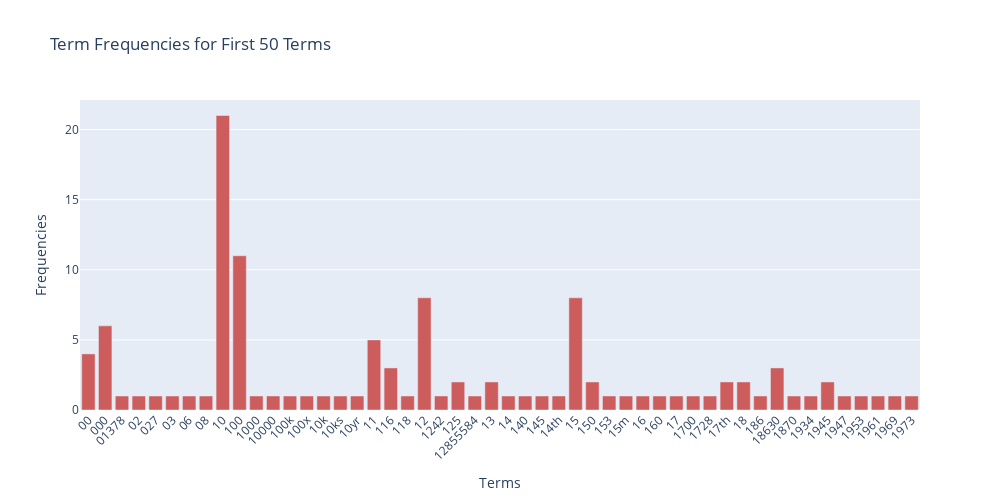

Here is the notebook cell this chart was saved with:
### Code cell
re_terms = count_vect.get_feature_names_out()[:50]
re_frequencies = term_frequencies[:50]
fig = go.Figure(data=[go.Bar(x=re_terms, 
                             y=re_frequencies,
                             marker_color='indianred')])
fig.update_layout(title='Term Frequencies for First 50 Terms',
                  xaxis_title='Terms',
                  yaxis_title='Frequencies',
                  xaxis_tickangle=-45,
                  width=1000, height=500)
fig.show()

### Figure 1 — Plotly figure (JSON) as saved in the notebook; plotly's stock layout.template omitted (floating-point values rounded to 4 significant figures)
{"data": [{"marker": {"color": "indianred"}, "type": "bar", "x": ["00", "000", "01378", "02", "027", "03", "06", "08", "10", "100", "1000", "10000", "100k", "100x", "10k", "10ks", "10yr", "11", "116", "118", "12", "1242", "125", "12855584", "13", "14", "140", "145", "14th", "15", "150", "153", "15m", "16", "160", "17", "1700", "1728", "17th", "18", "186", "18630", "1870", "1934", "1945", "1947", "1953", "1961", "1969", "1973"], "y": [4, 6, 1, 1, 1, 1, 1, 1, 21, 11, 1, 1, 1, 1, 1, 1, 1, 5, 3, 1, 8, 1, 2, 1, 2, 1, 1, 1, 1, 8, 2, 1, 1, 1, 1, 1, 1, 1, 2, 2, 1, 3, 1, 1, 2, 1, 1, 1, 1, 1]}], "layout": {"height": 500, "title": {"text": "Term Frequencies for First 50 Terms"}, "width": 1000, "xaxis": {"tickangle": -45, "title": {"text": "Terms"}}, "yaxis": {"title": {"text": "Frequencies"}}}}
